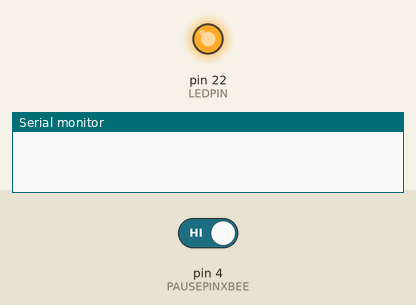
The sketch below on a simulated Arduino Mega 2560, built with avr-gcc and run on an emulated ATmega2560. Shown: output pins drawn as LEDs (lit = HIGH), the last lines printed to the serial monitor. The inputs (shaded band) are chosen by the test bench; at power-on: pin 4 (PAUSEPINXBEE) HIGH.

Above: at 1.2 s.
1.3 s: pin 4 (PAUSEPINXBEE) driven LOW
At 2.1 s:
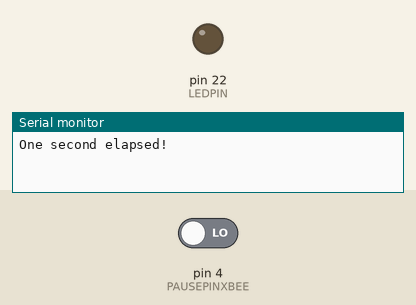
4.3 s: pin 4 (PAUSEPINXBEE) driven HIGH
At 4.8 s:
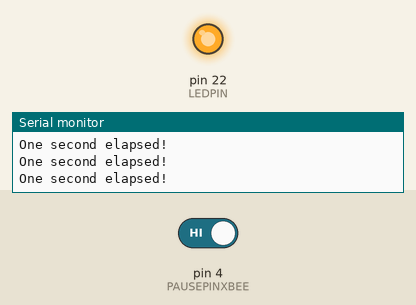
Timing chart, 0 to 7.3 s (numbered marks = the images above; inputs shaded):
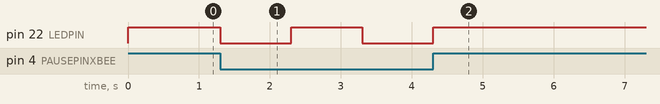

Measured:
- after the input at 1.3 s, pin 22 (LEDPIN): HIGH → LOW at once, → HIGH 1.0 s later, → LOW 1.0 s later
- after the input at 4.3 s, pin 22 (LEDPIN): goes on until 4.3 s, then stays HIGH

The sketch:

wpi_inspection_01.ino
```cpp
const int LEDPIN = 22;
const int PAUSEPINXBEE = 4;

unsigned long currentTime;
unsigned long oldTime = millis();
int ledOn = 0;

void setup() {
  pinMode(LEDPIN, OUTPUT);
  pinMode(PAUSEPINXBEE, INPUT);

  Serial.begin(9600);
}

void loop() {
 currentTime = millis();

 if(digitalRead(PAUSEPINXBEE) == LOW) {
   if( (currentTime - oldTime) >= 1000 ) {

     if(ledOn == 0) {
      ledOn = 1;
     } else {
      ledOn = 0;
     }

     Serial.println("One second elapsed!");
     oldTime = currentTime;
    }

    if(ledOn) {
      digitalWrite(LEDPIN, HIGH);
    } else {
      digitalWrite(LEDPIN, LOW);
    }
 } else {
   digitalWrite(LEDPIN, HIGH);
   ledOn = 1;
 }
}
```
